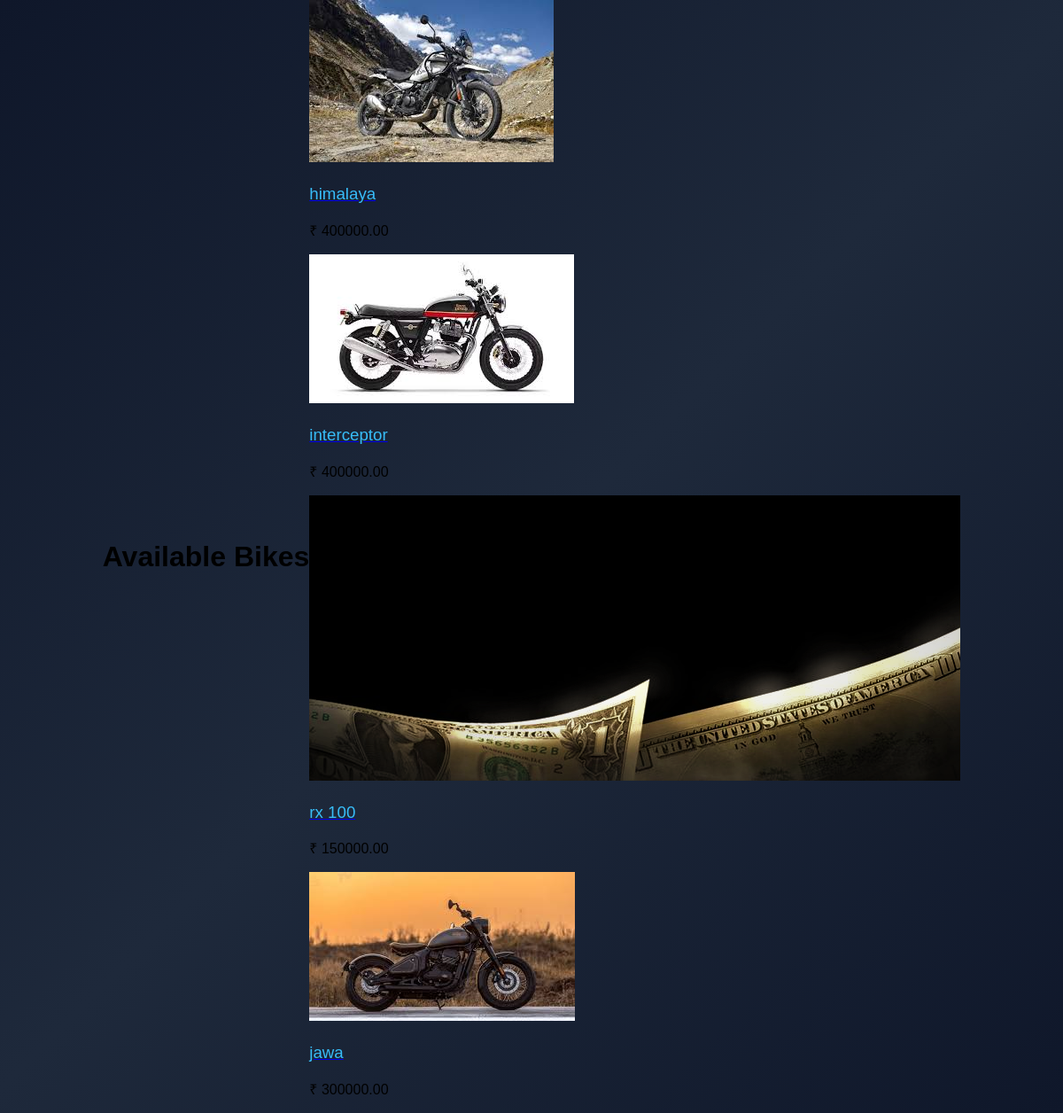
Screenshot of /bikes/ with the database file from the repository.
### bike/models.py (models this page shows, shortened)
class Bike(models.Model):
    CONDITION_CHOICES = (
        ('new', 'New'),
        ('used', 'Used'),
    )
    FUEL_CHOICES = (
        ('petrol', 'Petrol'),
        ('electric', 'Electric'),
        ('diesel', 'Diesel'),
    )
    seller = models.ForeignKey(
        User,
        on_delete=models.CASCADE,
        related_name="bikes"
    )
    title = models.CharField(max_length=200)
    brand = models.CharField(max_length=100)
    category = models.ForeignKey(
        Category,
        on_delete=models.SET_NULL,
        null=True,
        related_name="bikes"
    )
    description = models.TextField()
    price = models.DecimalField(
        max_digits=10,
        decimal_places=2
    )
    condition = models.CharField(
        max_length=10,
        choices=CONDITION_CHOICES,
        default='new'
    )
    year = models.PositiveIntegerField()
    mileage = models.PositiveIntegerField(
        help_text="KM Driven"
    )
    engine_capacity = models.CharField(
        max_length=50,
        help_text="Example: 150cc"
    )
    fuel_type = models.CharField(
        max_length=20,
        choices=FUEL_CHOICES,
        default='petrol'
    )
    color = models.CharField(max_length=50)
    location = models.CharField(max_length=200)
    main_image = models.ImageField(
        upload_to="bike_images/"
    )
    stock = models.PositiveIntegerField(default=1)
    is_available = models.BooleanField(default=True)
    is_featured = models.BooleanField(default=False)
    created_at = models.DateTimeField(
        auto_now_add=True
    )
    updated_at = models.DateTimeField(
        auto_now=True
    )

### bike/views.py (the view)
def bike_list(request):
    bikes = Bike.objects.filter(
        is_available=True
    ).select_related("category").order_by("-created_at")
    return render(
        request,
        "bike_list.html",
        {"bikes": bikes}
    )

### bike/templates/bike_list.html
{% load static %}
<link rel="stylesheet"
href="{% static 'css/style.css' %}">
<h1>Available Bikes</h1>
<div class="bike-container">
{% for bike in bikes %}
<div class="bike-card">
<a href="{% url 'bike_detail' bike.id %}">
<img src="{{ bike.main_image.url }}">
<h3>
{{ bike.title }}
</h3>
</a>
<p class="price">
₹ {{ bike.price }}
</p>
</div>
{% endfor %}
</div>

### bike/static/css/style.css (style rules this page uses)
h3 { margin-top: 25px; color: #38bdf8; font-weight: 500; }

### rows the page displays
Bike: main_image (picture), title "himalaya", price "400000.00"
Bike: main_image (picture), title "interceptor", price "400000.00"
Bike: main_image (picture), title "rx 100", price "150000.00"
Bike: main_image (picture), title "jawa", price "300000.00"
